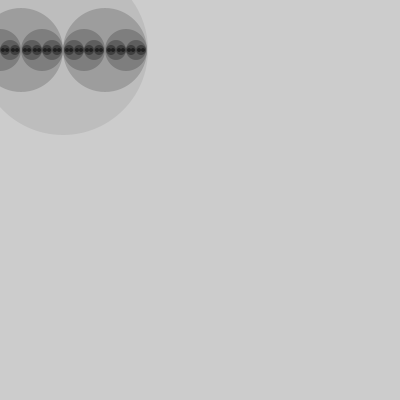
Frame 1 (no input)
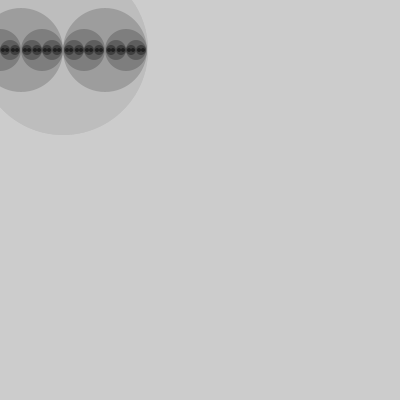
Frame 2 (the mouse pressed at the canvas centre, redrawn once)

The Processing sketch that drew these frames (run headless with seeded random() and noise(); the mouse was pressed at the canvas centre and the sketch redrawn once):

// Processing sketch: binaryTRee
// ── binaryTRee.pde
int x = 63;
int r = 85;
int n = 18;

void setup(){
  size(400, 400);
  noStroke();
  smooth();
  noLoop();
}

void draw(){
  drawCircle(63, 85, 6);
}

void drawCircle(int x, int radius, int num){
  float tt = 126 * num/4.0;
  fill(tt);
  ellipse(x, 50, radius*2, radius*2);
  if (num > 1){
    num = num - 1;
    drawCircle(x-radius/2, radius/2, num);
    drawCircle(x+radius/2, radius/2, num);
  }
}
